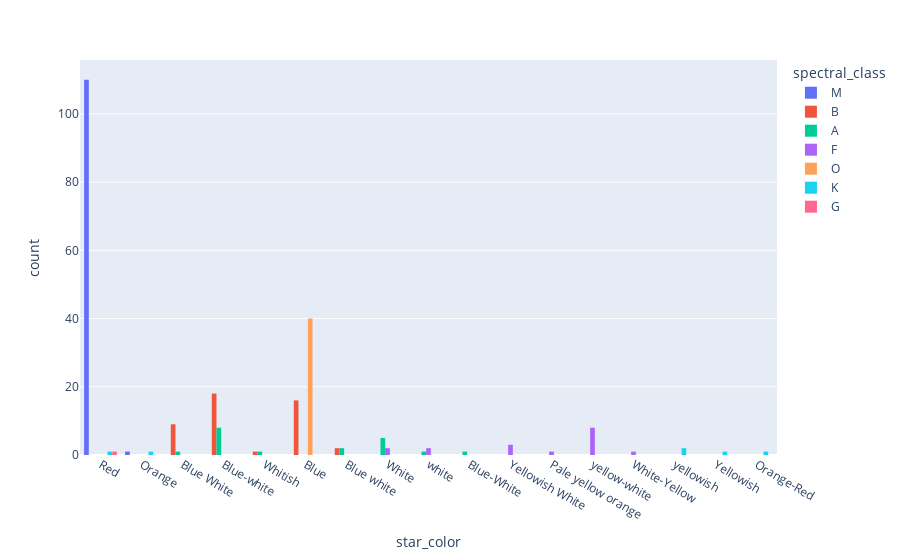

The notebook cell this image was saved under:
### Code cell
#target -> spectral_class. 
for col in cat_cols:
    fig=px.histogram(df,x=col,color='spectral_class',barmode="group")
    fig.show()

### Figure 1 — Plotly figure (JSON) as saved in the notebook; plotly's stock layout.template omitted (floating-point values rounded to 4 significant figures)
{"data": [{"alignmentgroup": "True", "bingroup": "x", "hovertemplate": "spectral_class=M<br>star_color=%{x}<br>count=%{y}<extra></extra>", "legendgroup": "M", "marker": {"color": "#636efa", "pattern": {"shape": ""}}, "name": "M", "offsetgroup": "M", "orientation": "v", "showlegend": true, "type": "histogram", "x": ["Red", "Red", "Red", "Red", "Red", "Red", "Red", "Red", "Red", "Red", "Red", "Red", "Red", "Red", "Red", "Red", "Red", "Red", "Red", "Red", "Red", "Red", "Red", "Red", "Red", "Red", "Red", "Red", "Red", "Red", "Red", "Red", "Orange", "Red", "Red", "Red", "Red", "Red", "Red", "Red", "Red", "Red", "Red", "Red", "Red", "Red", "Red", "Red", "Red", "Red", "Red", "Red", "Red", "Red", "Red", "Red", "Red", "Red", "Red", "Red", "Red", "Red", "Red", "Red", "Red", "Red", "Red", "Red", "Red", "Red", "Red", "Red", "Red", "Red", "Red", "Red", "Red", "Red", "Red", "Red", "Red", "Red", "Red", "Red", "Red", "Red", "Red", "Red", "Red", "Red", "Red", "Red", "Red", "Red", "Red", "Red", "Red", "Red", "Red", "Red", "Red", "Red", "Red", "Red", "Red", "Red", "Red", "Red", "Red", "Red", "Red"], "xaxis": "x", "yaxis": "y"}, {"alignmentgroup": "True", "bingroup": "x", "hovertemplate": "spectral_class=B<br>star_color=%{x}<br>count=%{y}<extra></extra>", "legendgroup": "B", "marker": {"color": "#EF553B", "pattern": {"shape": ""}}, "name": "B", "offsetgroup": "B", "orientation": "v", "showlegend": true, "type": "histogram", "x": ["Blue White", "Blue White", "Blue-white", "Blue-white", "Whitish", "Blue", "Blue White", "Blue White", "Blue White", "Blue White", "Blue", "Blue", "Blue White", "Blue", "Blue", "Blue White", "Blue white", "Blue white", "Blue White", "Blue-white", "Blue-white", "Blue-white", "Blue-white", "Blue-white", "Blue-white", "Blue", "Blue-white", "Blue-white", "Blue-white", "Blue", "Blue", "Blue", "Blue", "Blue", "Blue", "Blue", "Blue", "Blue", "Blue", "Blue-white", "Blue-white", "Blue-white", "Blue-white", "Blue-white", "Blue-white", "Blue-white"], "xaxis": "x", "yaxis": "y"}, {"alignmentgroup": "True", "bingroup": "x", "hovertemplate": "spectral_class=A<br>star_color=%{x}<br>count=%{y}<extra></extra>", "legendgroup": "A", "marker": {"color": "#00cc96", "pattern": {"shape": ""}}, "name": "A", "offsetgroup": "A", "orientation": "v", "showlegend": true, "type": "histogram", "x": ["White", "White", "Blue white", "Whitish", "white", "Blue White", "Blue-white", "Blue-white", "Blue-white", "Blue white", "White", "Blue-White", "Blue-white", "Blue-white", "Blue-white", "Blue-white", "Blue-white", "White", "White"], "xaxis": "x", "yaxis": "y"}, {"alignmentgroup": "True", "bingroup": "x", "hovertemplate": "spectral_class=F<br>star_color=%{x}<br>count=%{y}<extra></extra>", "legendgroup": "F", "marker": {"color": "#ab63fa", "pattern": {"shape": ""}}, "name": "F", "offsetgroup": "F", "orientation": "v", "showlegend": true, "type": "histogram", "x": ["White", "Yellowish White", "Yellowish White", "Yellowish White", "Pale yellow orange", "yellow-white", "yellow-white", "yellow-white", "yellow-white", "yellow-white", "White-Yellow", "White", "white", "yellow-white", "yellow-white", "white", "yellow-white"], "xaxis": "x", "yaxis": "y"}, {"alignmentgroup": "True", "bingroup": "x", "hovertemplate": "spectral_class=O<br>star_color=%{x}<br>count=%{y}<extra></extra>", "legendgroup": "O", "marker": {"color": "#FFA15A", "pattern": {"shape": ""}}, "name": "O", "offsetgroup": "O", "orientation": "v", "showlegend": true, "type": "histogram", "x": ["Blue", "Blue", "Blue", "Blue", "Blue", "Blue", "Blue", "Blue", "Blue", "Blue", "Blue", "Blue", "Blue", "Blue", "Blue", "Blue", "Blue", "Blue", "Blue", "Blue", "Blue", "Blue", "Blue", "Blue", "Blue", "Blue", "Blue", "Blue", "Blue", "Blue", "Blue", "Blue", "Blue", "Blue", "Blue", "Blue", "Blue", "Blue", "Blue", "Blue"], "xaxis": "x", "yaxis": "y"}, {"alignmentgroup": "True", "bingroup": "x", "hovertemplate": "spectral_class=K<br>star_color=%{x}<br>count=%{y}<extra></extra>", "legendgroup": "K", "marker": {"color": "#19d3f3", "pattern": {"shape": ""}}, "name": "K", "offsetgroup": "K", "orientation": "v", "showlegend": true, "type": "histogram", "x": ["yellowish", "yellowish", "Yellowish", "Orange-Red", "Red", "Orange"], "xaxis": "x", "yaxis": "y"}, {"alignmentgroup": "True", "bingroup": "x", "hovertemplate": "spectral_class=G<br>star_color=%{x}<br>count=%{y}<extra></extra>", "legendgroup": "G", "marker": {"color": "#FF6692", "pattern": {"shape": ""}}, "name": "G", "offsetgroup": "G", "orientation": "v", "showlegend": true, "type": "histogram", "x": ["Red"], "xaxis": "x", "yaxis": "y"}], "layout": {"barmode": "group", "legend": {"title": {"text": "spectral_class"}, "tracegroupgap": 0}, "margin": {"t": 60}, "xaxis": {"anchor": "y", "domain": [0, 1], "title": {"text": "star_color"}}, "yaxis": {"anchor": "x", "domain": [0, 1], "title": {"text": "count"}}}}
